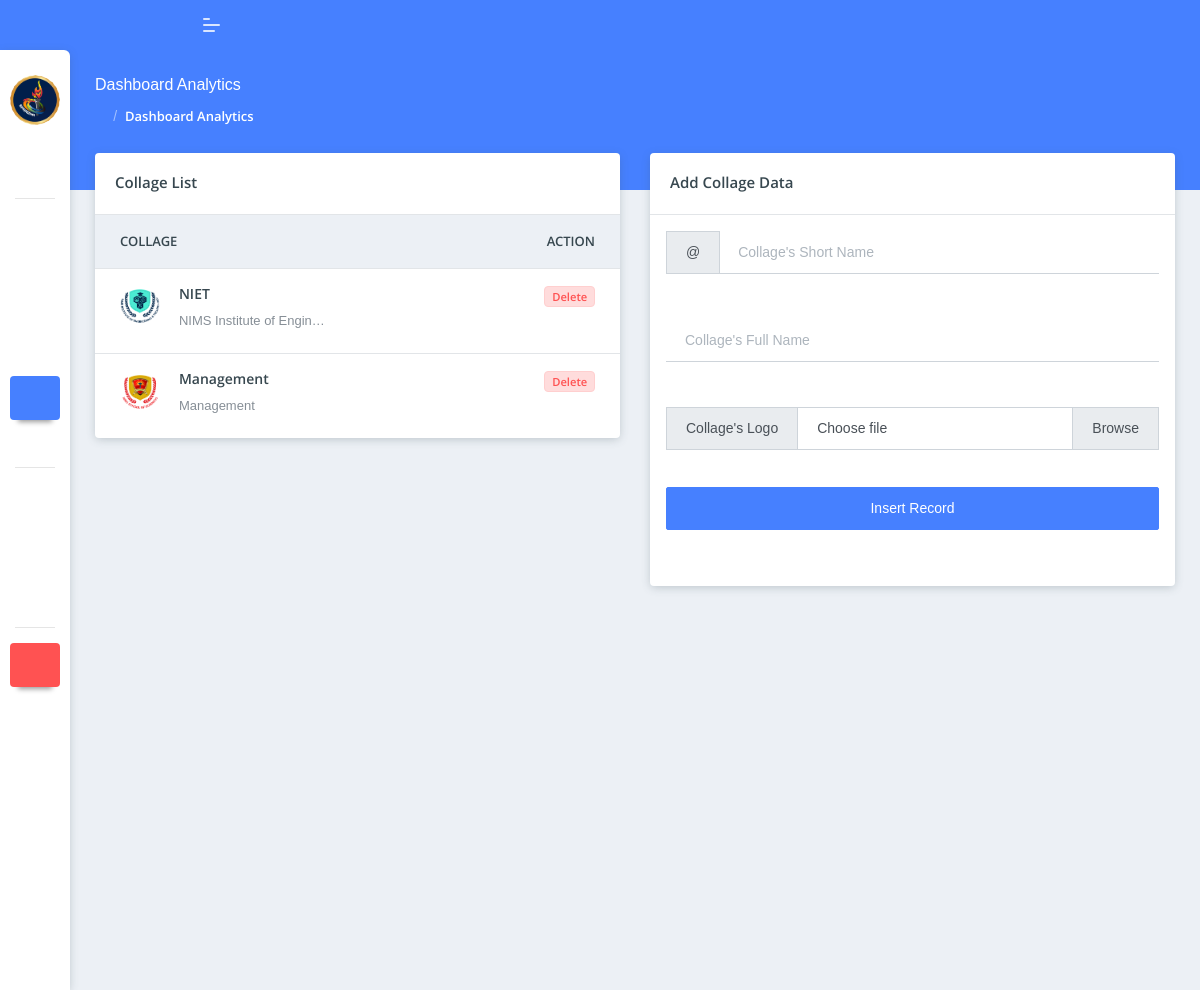
The page /admin/collage_management.php (signed in) on the database its author committed.
### tables this page shows
CREATE TABLE `collage_data` (
  `collage_id` int(11) NOT NULL,
  `collage_short` text NOT NULL,
  `collage_name` text NOT NULL,
  `collage_logo` text NOT NULL,
  `created_at` text NOT NULL
);

### admin/collage_management.php (the view, shortened to what this page needs)
<?php include('./components/header.php'); ?>
<?php include('./connections/functions.php'); ?>
<body class="">
    <?php include('./components/sidebar.php'); ?>
    <?php include('./components/top_bar.php'); ?>
    <div class="pcoded-main-container">
        <div class="pcoded-content">
            <div class="page-header">
                <div class="page-block">
                    <div class="row align-items-center">
                        <div class="col-md-12">
                            <div class="page-header-title">
                                <h5 class="m-b-10">Dashboard Analytics</h5>
                            </div>
                            <ul class="breadcrumb">
                                <li class="breadcrumb-item"><a href="index.html"><i class="feather icon-home"></i></a></li>
                                <li class="breadcrumb-item"><a href="#!">Dashboard Analytics</a></li>
                            </ul>
                        </div>
                    </div>
                </div>
            </div>
            <div class="row">
                <div class="col-xl-6 col-md-12">
                    <div class="card table-card">
                        <div class="card-header">
                            <h5>Collage List</h5>
                            <div class="card-header-right">
                                <div class="btn-group card-option">
                                    <button type="button" class="btn dropdown-toggle" data-toggle="dropdown" aria-haspopup="true" aria-expanded="false">
                                        <i class="feather icon-more-horizontal"></i>
                                    </button>
                                </div>
                            </div>
                        </div>
                        <div class="card-body p-0">
                            <div class="table-responsive">
                                <table class="table table-hover mb-0">
                                    <thead>
                                        <tr>
                                            <th>
                                                Collage
                                            </th>
                                            <th class="text-right">Action</th>
                                        </tr>
                                    </thead>
                                    <tbody>
                                        <?php
                                        $fetch_all_collages = mysqli_query($conn, "SELECT * FROM `collage_data`");
                                        while ($row = mysqli_fetch_array($fetch_all_collages)) {
                                            $collage_id = $row['collage_id'];
                                            $collage_short = $row['collage_short'];
                                            $collage_name = $row['collage_name'];
                                            $collage_logo = $row['collage_logo'];
                                            echo '<tr>
                                            <td>
                                                <div class="d-inline-block align-middle">
                                                    <img src="' . $collage_logo . '" alt="user image" class="img-radius wid-40 align-top m-r-15">
                                                    <div class="d-inline-block">
                                                        <h6>' . $collage_short . '</h6>
                                                        <p class="text-muted m-b-0 text-truncate" style="max-width: 150px;">' . $collage_name . '</p>
                                                    </div>
                                                </div>
                                            </td>
                                            <td class="text-right">
                                            <button onclick="deleteCollage(' . $collage_id . ')" class="btn badge badge-light-danger">Delete</button>
                                            </td>
                                        </tr>';
                                        }
                                        ?>
                                    </tbody>
                                </table>
                            </div>
                        </div>
                    </div>
                </div>
                <div class="col-lg-6 col-md-12">
                    <div class="card table-card review-card">
                        <div class="card-header">
                            <h5>Add Collage Data</h5>
                            <div class="card-header-right">
                                <div class="btn-group card-option">
                                    <button type="button" class="btn dropdown-toggle" data-toggle="dropdown" aria-haspopup="true" aria-expanded="false">
                                        <i class="feather icon-more-horizontal"></i>
                                    </button>
                                </div>
                            </div>
                        </div>
                        <div class="card-body">
                            <form action="./collage_management.php" method="post" enctype="multipart/form-data">
                                <div class="">
                                    <div class="card-body m-3">
                                        <div class="input-group mb-4">
                                            <div class="input-group-prepend">
                                                <span class="input-group-text" id="basic-addon1">@</span>
                                            </div>
                                            <input type="text" class="form-control" placeholder="Collage's Short Name" name="collage_short" aria-label="Username" aria-describedby="basic-addon1">
                                        </div><br>
                                        <div class="input-group mb-4">
                                            <input type="text" class="form-control" placeholder="Collage's Full Name" name="collage_name" aria-label="Username" aria-describedby="basic-addon1">
                                        </div><br>
                                        <div class="input-group mb-3">
                                            <div class="input-group-prepend">
                                                <span class="input-group-text">Collage's Logo</span>
                                            </div>
                                            <div class="custom-file">
                                                <label class="custom-file-label" for="inputGroupFile01">Choose file</label>
                                            </div>
                                        </div><br>
                                        <div class="input-group">
                                            <input type="submit" value="Insert Record" name="inser_collage_record" class="btn btn-primary col-md-12">
                                        </div>
                                    </div>
                                </div>
                            </form>
                        </div>
                    </div>
                </div>
            </div>
        </div>
    </div>
    <?php include('./components/scripts.php'); ?>

### rows shown on the page
collage_data: collage_logo (picture), collage_short "NIET", collage_name "NIMS Institute of Engin…"
collage_data: collage_logo (picture), collage_short "Management", collage_name "Management"
